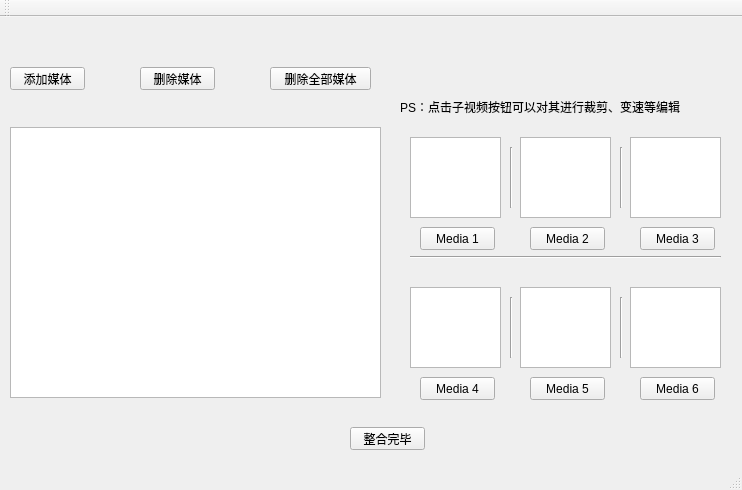
<?xml version="1.0" encoding="UTF-8"?>
<ui version="4.0">
 <class>MainWindow</class>
 <widget class="QMainWindow" name="MainWindow">
  <property name="geometry">
   <rect>
    <x>0</x>
    <y>0</y>
    <width>742</width>
    <height>490</height>
   </rect>
  </property>
  <property name="windowTitle">
   <string>MiniVideoEditor</string>
  </property>
  <widget class="QWidget" name="centralWidget">
   <widget class="QPushButton" name="AddMedia">
    <property name="geometry">
     <rect>
      <x>10</x>
      <y>50</y>
      <width>75</width>
      <height>23</height>
     </rect>
    </property>
    <property name="styleSheet">
     <string notr="true">border-image: url(:/images/images/button1.png);
font: 10pt &quot;黑体&quot;;</string>
    </property>
    <property name="text">
     <string>添加媒体</string>
    </property>
   </widget>
   <widget class="QPushButton" name="DeleteMedia">
    <property name="geometry">
     <rect>
      <x>140</x>
      <y>50</y>
      <width>75</width>
      <height>23</height>
     </rect>
    </property>
    <property name="styleSheet">
     <string notr="true">border-image: url(:/images/images/button1.png);
font: 10pt &quot;黑体&quot;;</string>
    </property>
    <property name="text">
     <string>删除媒体</string>
    </property>
   </widget>
   <widget class="QPushButton" name="DeleteAllMedia">
    <property name="geometry">
     <rect>
      <x>270</x>
      <y>50</y>
      <width>101</width>
      <height>23</height>
     </rect>
    </property>
    <property name="styleSheet">
     <string notr="true">border-image: url(:/images/images/button1.png);
font: 10pt &quot;黑体&quot;;</string>
    </property>
    <property name="text">
     <string>删除全部媒体</string>
    </property>
   </widget>
   <widget class="QGraphicsView" name="graphicsView">
    <property name="geometry">
     <rect>
      <x>10</x>
      <y>110</y>
      <width>371</width>
      <height>271</height>
     </rect>
    </property>
   </widget>
   <widget class="Line" name="line">
    <property name="geometry">
     <rect>
      <x>510</x>
      <y>130</y>
      <width>3</width>
      <height>61</height>
     </rect>
    </property>
    <property name="orientation">
     <enum>Qt::Vertical</enum>
    </property>
   </widget>
   <widget class="Line" name="line_2">
    <property name="geometry">
     <rect>
      <x>620</x>
      <y>130</y>
      <width>3</width>
      <height>61</height>
     </rect>
    </property>
    <property name="orientation">
     <enum>Qt::Vertical</enum>
    </property>
   </widget>
   <widget class="QGraphicsView" name="graphicsView_2">
    <property name="geometry">
     <rect>
      <x>410</x>
      <y>120</y>
      <width>91</width>
      <height>81</height>
     </rect>
    </property>
   </widget>
   <widget class="QGraphicsView" name="graphicsView_3">
    <property name="geometry">
     <rect>
      <x>520</x>
      <y>120</y>
      <width>91</width>
      <height>81</height>
     </rect>
    </property>
   </widget>
   <widget class="QGraphicsView" name="graphicsView_4">
    <property name="geometry">
     <rect>
      <x>630</x>
      <y>120</y>
      <width>91</width>
      <height>81</height>
     </rect>
    </property>
   </widget>
   <widget class="Line" name="line_3">
    <property name="geometry">
     <rect>
      <x>410</x>
      <y>230</y>
      <width>311</width>
      <height>20</height>
     </rect>
    </property>
    <property name="orientation">
     <enum>Qt::Horizontal</enum>
    </property>
   </widget>
   <widget class="Line" name="line_4">
    <property name="geometry">
     <rect>
      <x>510</x>
      <y>280</y>
      <width>3</width>
      <height>61</height>
     </rect>
    </property>
    <property name="orientation">
     <enum>Qt::Vertical</enum>
    </property>
   </widget>
   <widget class="Line" name="line_5">
    <property name="geometry">
     <rect>
      <x>620</x>
      <y>280</y>
      <width>3</width>
      <height>61</height>
     </rect>
    </property>
    <property name="orientation">
     <enum>Qt::Vertical</enum>
    </property>
   </widget>
   <widget class="QGraphicsView" name="graphicsView_5">
    <property name="geometry">
     <rect>
      <x>410</x>
      <y>270</y>
      <width>91</width>
      <height>81</height>
     </rect>
    </property>
   </widget>
   <widget class="QGraphicsView" name="graphicsView_6">
    <property name="geometry">
     <rect>
      <x>520</x>
      <y>270</y>
      <width>91</width>
      <height>81</height>
     </rect>
    </property>
   </widget>
   <widget class="QGraphicsView" name="graphicsView_7">
    <property name="geometry">
     <rect>
      <x>630</x>
      <y>270</y>
      <width>91</width>
      <height>81</height>
     </rect>
    </property>
   </widget>
   <widget class="QLabel" name="label_7">
    <property name="geometry">
     <rect>
      <x>400</x>
      <y>80</y>
      <width>331</width>
      <height>20</height>
     </rect>
    </property>
    <property name="styleSheet">
     <string notr="true">font: 10pt &quot;方正小标宋简体&quot;;</string>
    </property>
    <property name="text">
     <string>PS：点击子视频按钮可以对其进行裁剪、变速等编辑</string>
    </property>
   </widget>
   <widget class="QPushButton" name="integrationDone">
    <property name="geometry">
     <rect>
      <x>350</x>
      <y>410</y>
      <width>75</width>
      <height>23</height>
     </rect>
    </property>
    <property name="styleSheet">
     <string notr="true">border-image: url(:/images/images/button1.png);</string>
    </property>
    <property name="text">
     <string>整合完毕</string>
    </property>
   </widget>
   <widget class="QPushButton" name="mediaOne">
    <property name="geometry">
     <rect>
      <x>420</x>
      <y>210</y>
      <width>75</width>
      <height>23</height>
     </rect>
    </property>
    <property name="text">
     <string>Media 1</string>
    </property>
   </widget>
   <widget class="QPushButton" name="mediaThree">
    <property name="geometry">
     <rect>
      <x>640</x>
      <y>210</y>
      <width>75</width>
      <height>23</height>
     </rect>
    </property>
    <property name="text">
     <string>Media 3</string>
    </property>
   </widget>
   <widget class="QPushButton" name="mediaTwo">
    <property name="geometry">
     <rect>
      <x>530</x>
      <y>210</y>
      <width>75</width>
      <height>23</height>
     </rect>
    </property>
    <property name="text">
     <string>Media 2</string>
    </property>
   </widget>
   <widget class="QPushButton" name="mediaFour">
    <property name="geometry">
     <rect>
      <x>420</x>
      <y>360</y>
      <width>75</width>
      <height>23</height>
     </rect>
    </property>
    <property name="text">
     <string>Media 4</string>
    </property>
   </widget>
   <widget class="QPushButton" name="mediaFive">
    <property name="geometry">
     <rect>
      <x>530</x>
      <y>360</y>
      <width>75</width>
      <height>23</height>
     </rect>
    </property>
    <property name="text">
     <string>Media 5</string>
    </property>
   </widget>
   <widget class="QPushButton" name="mediaSix">
    <property name="geometry">
     <rect>
      <x>640</x>
      <y>360</y>
      <width>75</width>
      <height>23</height>
     </rect>
    </property>
    <property name="text">
     <string>Media 6</string>
    </property>
   </widget>
  </widget>
  <widget class="QMenuBar" name="menuBar">
   <property name="geometry">
    <rect>
     <x>0</x>
     <y>0</y>
     <width>742</width>
     <height>23</height>
    </rect>
   </property>
  </widget>
  <widget class="QToolBar" name="mainToolBar">
   <property name="styleSheet">
    <string notr="true">background-image: url(:/images/images/frame1.jpeg);</string>
   </property>
   <attribute name="toolBarArea">
    <enum>TopToolBarArea</enum>
   </attribute>
   <attribute name="toolBarBreak">
    <bool>false</bool>
   </attribute>
  </widget>
  <widget class="QStatusBar" name="statusBar"/>
 </widget>
 <layoutdefault spacing="6" margin="11"/>
 <resources/>
 <connections/>
</ui>
